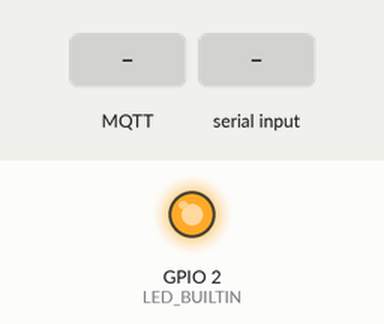
Recording of a program running on a simulated ESP8266 (NodeMCU). Shown: output pins drawn as LEDs (lit = HIGH, except the on-board LED, lit = LOW). Inputs (shaded band) come from the test bench. WiFi joins after 1.5 s; servers stay silent unless stated; no MQTT or app messages arrive unless stated; what the program prints to the serial monitor is not drawn.

Above: at 2.7 s.
2.8 s: MQTT message "1" arrives on the first subscribed topic
4.3 s: "1\n" received over the second serial link
5.8 s: MQTT message "on" arrives on the first subscribed topic
7.3 s: MQTT message "off" arrives on the first subscribed topic
At 10.9 s:
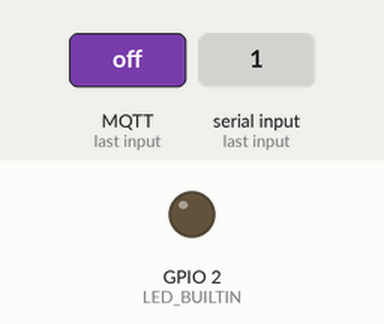
Timing chart, 0 to 11.3 s (numbered marks = the images above; inputs shaded):
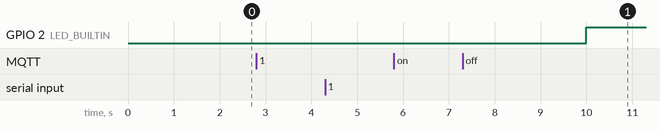

The program:

main.cpp
```cpp
#include <ESP8266WiFi.h>
#include <PubSubClient.h>
#include <ArduinoJson.h>
#include <SoftwareSerial.h>

// WiFi配置
const char* ssid = "test";
const char* password = "test123456";

// 阿里云 IoT 配置
const char* mqtt_server = "a1nLOR1Vk0z.iot-as-mqtt.cn-shanghai.aliyuncs.com";
const int mqtt_port = 1883;
const char* product_key = "a1nLOR1Vk0z";
const char* device_name = "stm32";
const char* device_secret = "e49eacd3e8eff86fe611064d1be18478ab28cfcc728701406808befe17b12b02";
// MQTT客户端
WiFiClient espClient;
PubSubClient client(espClient);

// 定义通信引脚
// 软件串口
SoftwareSerial stm32Serial(4, 5); // (RX, TX)，4是D2，5是D1

// 串口接收缓冲区
String inputString = "";         // 完整的输入字符串
boolean stringComplete = false;  // 是否接收完成

// 函数声明
void callback(char* topic, byte* payload, unsigned int length);
void connectMQTT();
void postProperty(const String& jsonString);
void reconnect();

// 消息回调
void callback(char* topic, byte* payload, unsigned int length) {
  Serial.print("Message arrived [");
  Serial.print(topic);
  Serial.print("] ");

  char message[length + 1];
  memcpy(message, payload, length);
  message[length] = '\0';
  Serial.println(message);

  StaticJsonDocument<200> doc;
  DeserializationError error = deserializeJson(doc, message);

  if (!error) {
    if(doc.containsKey("params")) {
      //把doc["params"]转换为字符串
      String params = doc["params"].as<String>();
      //通过stm32Serial发送params
      Serial.println(params);
      stm32Serial.println(params);
    }
  }
}

// 连接MQTT服务器
void connectMQTT() {
  while (!client.connected()) {
    Serial.print("Attempting MQTT connection...");

    // 构建MQTT连接参数
    String clientId = String(product_key) + "." + String(device_name) +
                     "|securemode=2,signmethod=hmacsha256,timestamp=1747206491077|";
    String username = String(device_name) + "&" + String(product_key);

    Serial.println("ClientId: " + clientId);
    Serial.println("Username: " + username);

    if (client.connect(clientId.c_str(), username.c_str(), device_secret)) {
      Serial.println("connected");

      // 订阅主题
      String subscribe_topic = String("/sys/") + product_key + "/" + device_name + "/thing/service/property/set";
      client.subscribe(subscribe_topic.c_str());

      // 发布测试消息
      // mode  hw1 hw2 hw3 lig led1 led2 led3 ly
      StaticJsonDocument<200> doc;
      doc["id"] = "1";
      doc["version"] = "1.0";
      doc["params"]["mode"] = 0;
      doc["params"]["hw1"] = 0;
      doc["params"]["hw2"] = 0;
      doc["params"]["hw3"] = 0;
      doc["params"]["lig"] = 0;
      doc["params"]["led1"] = 0;
      doc["params"]["led2"] = 0;
      doc["params"]["led3"] = 0;
      doc["params"]["ly"] = 50;

      String publish_topic = String("/sys/") + product_key + "/" + device_name + "/thing/event/property/post";
      char buffer[256];
      serializeJson(doc, buffer);
      client.publish(publish_topic.c_str(), buffer);

    } else {
      Serial.print("failed, rc=");
      Serial.print(client.state());
      Serial.println(" try again in 5 seconds");
      delay(5000);
    }
  }
}

// 修改postProperty函数，接收字符串参数而不是bool
void postProperty(const String& jsonString) {
  // 增加文档大小
  StaticJsonDocument<512> receivedDoc;
  StaticJsonDocument<512> sendDoc;

  // 添加详细的错误处理
  DeserializationError error = deserializeJson(receivedDoc, jsonString);
  if (error) {
    Serial.print("JSON解析失败: ");
    Serial.println(error.c_str());
    Serial.println("接收到的数据: ");
    Serial.println(jsonString);
    return;
  }

  // 打印成功解析的数据以便调试
  Serial.println("Have received data:");
  serializeJsonPretty(receivedDoc, Serial);
  Serial.println();

  // 构建发送给云平台的消息
  sendDoc["id"] = "1";
  sendDoc["version"] = "1.0";
  sendDoc["method"] = "thing.event.property.post";

  JsonObject params = sendDoc.createNestedObject("params");
  params["mode"] = receivedDoc["mode"];
  params["hw1"] = receivedDoc["hw1"];
  params["hw2"] = receivedDoc["hw2"];
  params["hw3"] = receivedDoc["hw3"];
  params["lig"] = receivedDoc["lig"];


  String topic = String("/sys/") + product_key + "/" + device_name + "/thing/event/property/post";

  char jsonBuffer[512];
  serializeJson(sendDoc, jsonBuffer);

  Serial.print("Publishing message: ");
  Serial.println(jsonBuffer);

  // 发布消息并报告结果
  if(client.publish(topic.c_str(), jsonBuffer)) {
    Serial.println("Property published successfully");
  } else {
    Serial.println("Property publish failed");
  }
}

void setup() {
  Serial.begin(115200);
  stm32Serial.begin(9600);  // 匹配STM32的波特率
  pinMode(LED_BUILTIN, OUTPUT);

  // 初始化接收字符串
  inputString.reserve(256);

  // 连接WiFi
  WiFi.begin(ssid, password);
  while (WiFi.status() != WL_CONNECTED) {
    delay(500);
    Serial.print(".");
  }
  Serial.println("\nWiFi connected");
  Serial.println("IP address: ");
  Serial.println(WiFi.localIP());

  // 配置MQTT服务器
  client.setServer(mqtt_server, mqtt_port);
  client.setCallback(callback);

  // 设置MQTT保持连接时间
  client.setKeepAlive(120);  // 设置为120秒
}

void loop() {
  if (!client.connected()) {
    connectMQTT();
  }
  client.loop();

  // 采用缓冲读取方式接收串口数据
  while (stm32Serial.available()) {
    char inChar = (char)stm32Serial.read();
    inputString += inChar;

    // 判断是否接收到完整的JSON (以换行符结束)
    if (inChar == '\n') {
      stringComplete = true;
      break;
    }
  }

  // 处理完整的JSON字符串
  if (stringComplete) {
    inputString.trim();  // 移除首尾空白字符

    if (inputString.length() > 0) {
      Serial.println("received data from stm32: " + inputString);
      postProperty(inputString);  // 发送数据到阿里云
    }

    // 清空字符串，准备接收下一条数据
    inputString = "";
    stringComplete = false;
  }

  // 增加调试信息
  static unsigned long lastMsgMQTT = 0;
  unsigned long nowMQTT = millis();
  if (nowMQTT - lastMsgMQTT > 10000) {  // 增加到10秒一次
    lastMsgMQTT = nowMQTT;
    Serial.print("MQTT State: ");
    Serial.println(client.state());  // 打印 MQTT 连接状态
    digitalWrite(LED_BUILTIN, !digitalRead(LED_BUILTIN));  // 闪烁LED表示程序在运行
  }

  delay(10);  // 更小的延迟，提高响应性
}
```

Measured:
- after the input at 2.8 s, every drawn part: stays the same
- after the input at 4.3 s, every drawn part: stays the same
- after the input at 5.8 s, every drawn part: stays the same
